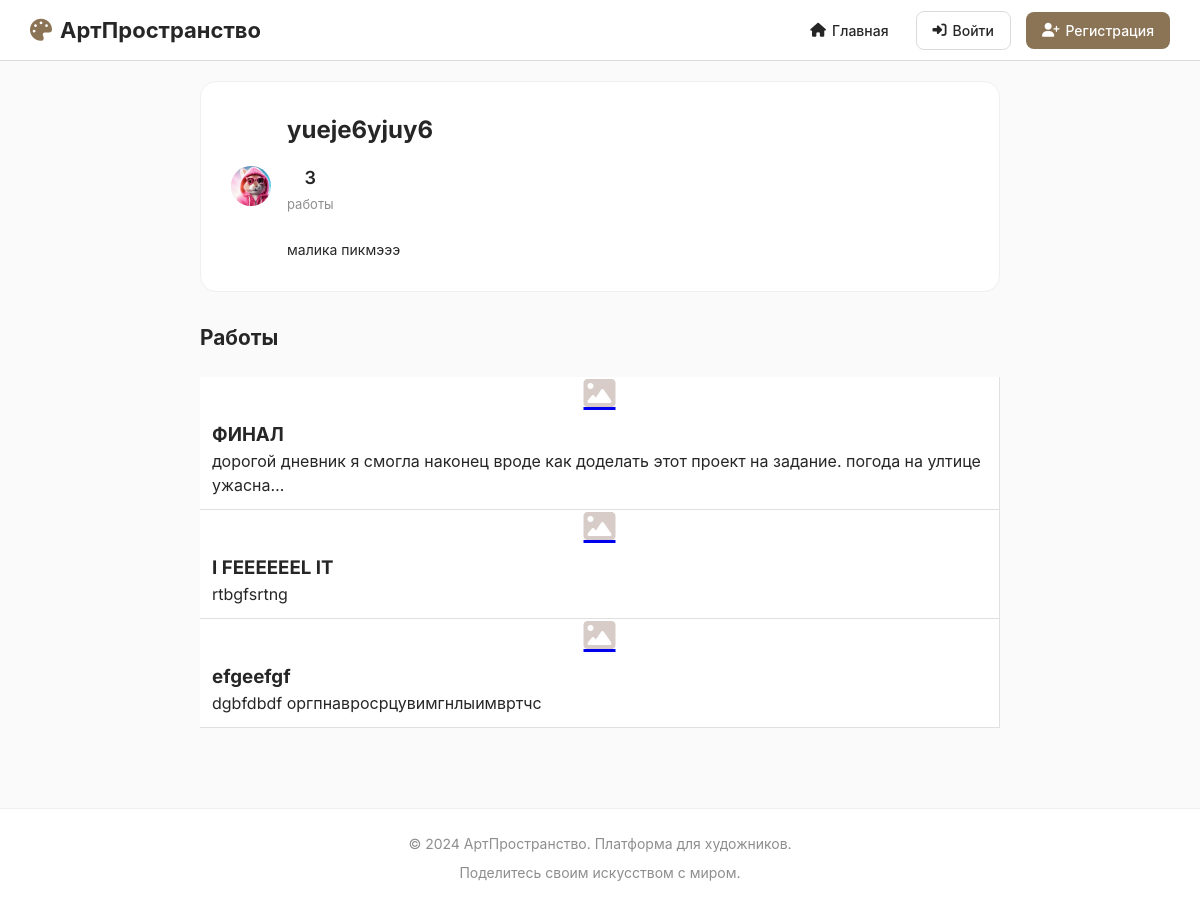
/profile/yueje6yjuy6/, run on the app's committed database.
### core_app/models.py (models this page shows, shortened)
class UserProfile(models.Model):
    user = models.OneToOneField(User, on_delete=models.CASCADE, related_name='profile')
    bio = models.TextField(max_length=500, blank=True, verbose_name='Биография')
    avatar = models.ImageField(upload_to='avatars/', blank=True, null=True, verbose_name='Аватар')
    website = models.URLField(blank=True, verbose_name='Веб-сайт')
    instagram = models.CharField(max_length=100, blank=True, verbose_name='Instagram')
    location = models.CharField(max_length=100, blank=True, verbose_name='Местоположение')
    created_at = models.DateTimeField(auto_now_add=True)
    class Meta:
        verbose_name = 'Профиль пользователя'
        verbose_name_plural = 'Профили пользователей'

class Post(models.Model):
    user = models.ForeignKey(User, on_delete=models.CASCADE, related_name='posts', verbose_name='Автор')
    title = models.CharField(max_length=200, verbose_name='Заголовок')
    content = models.TextField(verbose_name='Описание')
    image = models.ImageField(upload_to='posts/', blank=True, null=True, verbose_name='Изображение')
    created_at = models.DateTimeField(auto_now_add=True, verbose_name='Дата создания')
    updated_at = models.DateTimeField(auto_now=True, verbose_name='Дата обновления')
    views = models.IntegerField(default=0, verbose_name='Просмотры')
    likes = models.ManyToManyField(User, related_name='liked_posts', blank=True, verbose_name='Лайки')
    class Meta:
        ordering = ['-created_at']
        verbose_name = 'Пост'
        verbose_name_plural = 'Посты'

### core_app/views.py (the view)
# urls.py: path('profile/<str:username>/', views.profile_view, name='profile'),
def profile_view(request, username=None):
    if username:
        user = get_object_or_404(User, username=username)
    else:
        if not request.user.is_authenticated:
            return redirect('core_app:login_view')
        user = request.user
    posts = Post.objects.filter(user=user).order_by('-created_at')
    return render(request, 'profile.html', {
        'profile_user': user,
        'posts': posts,
        'post_count': posts.count()
    })

### core_app/templates/profile.html (shortened to what this page needs)
{% extends 'base.html' %}
{% load static %}
{% block content %}
<div class="profile-container">
    <div class="profile-header">
        <div class="d-flex gap-3 align-center">
            <div class="avatar-large">
                {% if profile_user.profile.avatar %}
                    <img src="{{ profile_user.profile.avatar.url }}" alt="{{ profile_user.username }}">
                {% else %}
                    <div class="avatar-large-default">
                        {{ profile_user.username|first|upper }}
                    </div>
                {% endif %}
            </div>
            <div style="flex-grow: 1;">
                <div class="d-flex align-center gap-3 mb-2">
                    <h1 style="font-size: 1.5rem; color: #262626; margin: 0;">{{ profile_user.username }}</h1>
                </div>
                <div class="profile-stats d-flex gap-4 mb-3">
                    <div>
                        <strong>{{ post_count }}</strong>
                        <div>работы</div>
                    </div>
                </div>
                {% if profile_user.profile.bio %}
                    <p style="color: #262626; line-height: 1.6; font-size: 14px; margin: 0;">{{ profile_user.profile.bio }}</p>
                {% endif %}
            </div>
        </div>
    </div>
    <h2 style="color: #262626; margin-bottom: 1.5rem; font-size: 1.3rem;">Работы</h2>
    {% if posts %}
        <div class="posts-grid">
            {% for post in posts %}
                <div class="post-card">
                    {% if post.image %}
                        <a href="{% url 'core_app:post_detail' post.id %}">
                            <img src="{{ post.image.url }}" alt="{{ post.title }}" class="post-image">
                        </a>
                    {% else %}
                        <a href="{% url 'core_app:post_detail' post.id %}">
                            <div class="post-image d-flex align-center justify-center">
                                <i class="fas fa-image" style="font-size: 2rem; color: #d7ccc8;"></i>
                            </div>
                        </a>
                    {% endif %}
                    <div class="post-content">
                        <a href="{% url 'core_app:post_detail' post.id %}" style="text-decoration: none; color: inherit;">
                            <h3>{{ post.title }}</h3>
                        </a>
                        <p>{{ post.content|truncatechars:100 }}</p>
                    </div>
                </div>
            {% endfor %}
        </div>
    {% endif %}
</div>
{% endblock %}

### core_app/static/css/style.css (style rules this page uses)
* { margin: 0; padding: 0; box-sizing: border-box; }
html, body { width: 100%; height: 100%; font-family: 'Inter', -apple-system, BlinkMacSystemFont, sans-serif; background-color: #fafafa; color: #262626; line-height: 1.5; }
.post-card { background: white; border-radius: 0; overflow: hidden; border: 1px solid #e0e0e0; border-width: 0 1px 1px 0; transition: all 0.3s; display: flex; flex-direction: column; cursor: pointer; height: auto; margin: 0; }
.post-card:nth-child(3n) { border-right: 1px solid #e0e0e0; }
.post-image { width: 100%; height: 100%; object-fit: cover; transition: transform 0.3s; }
.post-content { padding: 12px; display: flex; flex-direction: column; flex-grow: 1; min-height: 0; }
.avatar-large { width: 40px; height: 40px; border-radius: 50%; overflow: hidden; flex-shrink: 0; display: flex; align-items: center; justify-content: center; background: #f0f0f0; }
.avatar-large img { width: 100%; height: 100%; object-fit: cover; }
.profile-container { max-width: 800px; margin: 0 auto; }
.profile-header { background: white; padding: 30px; border-radius: 16px; margin-bottom: 30px; border: 1px solid #efefef; }
.profile-stats { display: flex; gap: 30px; margin: 15px 0; }
.profile-stats div { text-align: center; }
.profile-stats strong { font-size: 18px; font-weight: 600; color: #262626; display: block; }
.profile-stats div div { font-size: 13px; color: #8e8e8e; margin-top: 4px; }
.mb-2 { margin-bottom: 16px; }
.mb-3 { margin-bottom: 24px; }
.d-flex { display: flex; }
.align-center { align-items: center; }
.justify-center { justify-content: center; }
.gap-3 { gap: 16px; }
.gap-4 { gap: 20px; }

### data on the page
Post: title "ФИНАЛ", content "дорогой дневник я смогла наконец вроде как доделать этот проект на задание. погода на ултице ужасна…"
Post: title "I FEEEEEEL IT", content "rtbgfsrtng"
Post: title "efgeefgf", content "dgbfdbdf оргпнавросрцувимгнлыимвртчс"

### other printed values
{{ profile_user.username }} "yueje6yjuy6"
{{ post_count }} "3"
{{ profile_user.profile.bio }} "малика пикмэээ"
